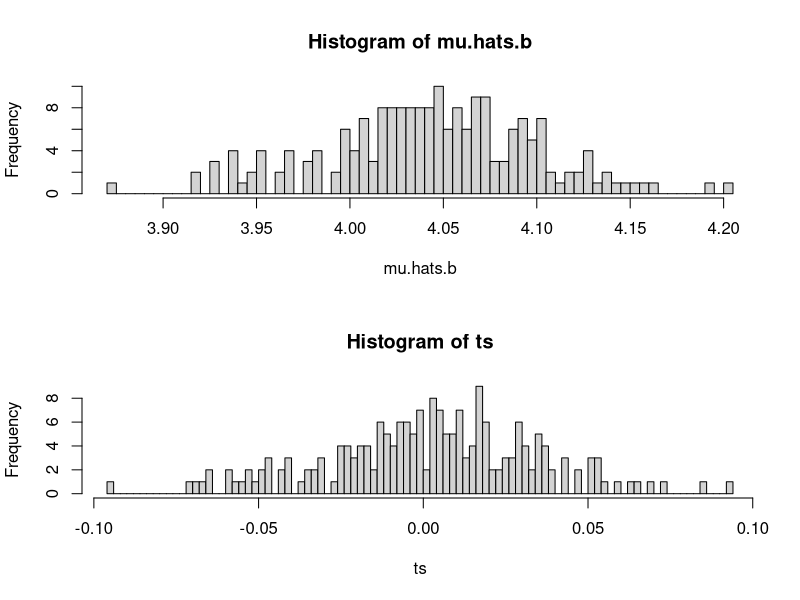

The R source for this figure:
mu = 4
sigma = 3
n = 1000

xs = rnorm(n, mean = mu, sd = sqrt(sigma))

# sample mean.
mu.hat = mean(xs)

# compute bootstrap sample of the mean.
B = 200
mu.hats.b = numeric(B)
ts = numeric(B)

for (b in 1:B) {
  i = sample(1:n, n, replace = TRUE)
  xs.b = xs[i]
  mu.hats.b[b] = mean(xs.b)
  
  for (b2 in 1:B) {
    i2 = sample(1:n, n, replace = TRUE)
    ts[b] = (mu.hats.b[b] - mu.hat) / sd(xs.b[i])
  }
}

se.hat = sd(mu.hats.b)

# visualize.
par(mfrow = c(2,1))
hist(mu.hats.b, breaks = 100)
hist(ts, breaks = 100)

# compute CIs.
alpha = 0.05
probs = c(alpha/2, 1-alpha/2)

names = sapply(probs, function(p) paste(p*100, '%', sep = ''))
setCINames = function (object) {
  return (setNames(object = object, names))
}

# standard normal.
qs.norm = qnorm(probs)
ci.sn = setCINames(mu.hat - rev(qs.norm)*se.hat)

# basic bootstrap.
qs.mu.hats.b = quantile(x = mu.hats.b, probs = probs)
ci.basic = setCINames(2*mu.hat - rev(qs.mu.hats.b))

# percentile.
ci.percentile = setCINames(quantile(mu.hats.b, probs = probs))

# bootstrap t.
qs.ts = quantile(ts, probs = probs)
ci.t = setCINames(mu.hat - rev(qs.ts)*se.hat)

# set up data for the MC study.
mc.study = data.frame(rbind(ci.sn, ci.basic, ci.percentile, ci.t))
colnames(mc.study) = names
mc.study['miss.left'] = rep.int(0, times = nrow(mc.study))
mc.study['miss.right'] = rep.int(0, times = nrow(mc.study))

# compute coverage rates for sample mean when sampling from the normal population xs.
size = n
rep = 10000
miss.l = 0
miss.r = 0

for(r in 1:rep) {
  i = sample(1:n, size, replace = TRUE)
  mu.sample = mean (xs[i])
  for(y in 1:nrow(mc.study)) {
    lower = mc.study[y,names[1]]
    upper = mc.study[y,names[2]]
    if (mu.sample < lower) {
      mc.study[y,'miss.left'] = mc.study[y,'miss.left'] + 1
    } else if (mu.sample > upper) {
      mc.study[y,'miss.right'] = mc.study[y,'miss.right'] + 1
    }
  }
}

mc.study$miss.left = mc.study$miss.left/rep
mc.study$miss.right = mc.study$miss.right/rep

mc.study